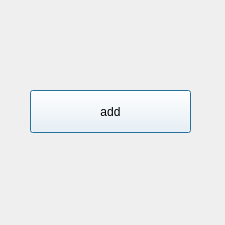
<?xml version="1.0" encoding="UTF-8"?>
<ui version="4.0">
 <class>thread</class>
 <widget class="QDialog" name="thread">
  <property name="geometry">
   <rect>
    <x>0</x>
    <y>0</y>
    <width>225</width>
    <height>225</height>
   </rect>
  </property>
  <property name="minimumSize">
   <size>
    <width>225</width>
    <height>225</height>
   </size>
  </property>
  <property name="maximumSize">
   <size>
    <width>225</width>
    <height>225</height>
   </size>
  </property>
  <property name="windowTitle">
   <string>Dialog</string>
  </property>
  <property name="styleSheet">
   <string notr="true">background-image: url(:/photos/add.png);</string>
  </property>
  <widget class="QPushButton" name="pushButton">
   <property name="geometry">
    <rect>
     <x>30</x>
     <y>90</y>
     <width>161</width>
     <height>43</height>
    </rect>
   </property>
   <property name="styleSheet">
    <string notr="true">background-image: url();
color: rgb(0, 0, 0);
background-color: rgb(255, 255, 255);
</string>
   </property>
   <property name="text">
    <string>add</string>
   </property>
  </widget>
 </widget>
 <resources/>
 <connections/>
</ui>
